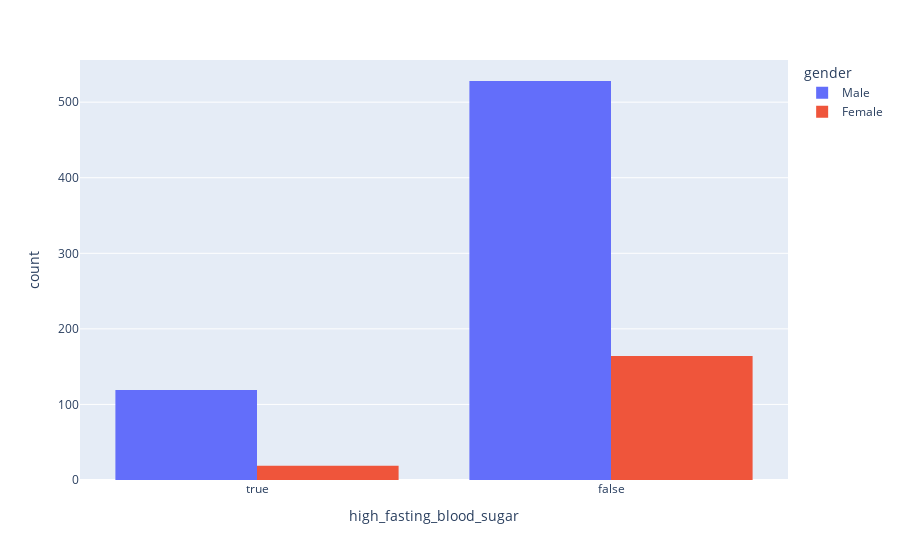

Write notebook code for a chart like this one.
### Code cell
fig = px.histogram(df, x='high_fasting_blood_sugar', color='gender', barmode='group')
fig.show()

### Figure 1 — Plotly figure (JSON) as saved in the notebook; plotly's stock layout.template omitted (floating-point values rounded to 4 significant figures; data arrays with more than 128 entries replaced by an {"elided": "..."} marker saying what was removed)
{"data": [{"alignmentgroup": "True", "bingroup": "x", "hovertemplate": "gender=Male<br>high_fasting_blood_sugar=%{x}<br>count=%{y}<extra></extra>", "legendgroup": "Male", "marker": {"color": "#636efa", "pattern": {"shape": ""}}, "name": "Male", "offsetgroup": "Male", "orientation": "v", "showlegend": true, "type": "histogram", "x": {"elided": "726 bool values"}, "xaxis": "x", "yaxis": "y"}, {"alignmentgroup": "True", "bingroup": "x", "hovertemplate": "gender=Female<br>high_fasting_blood_sugar=%{x}<br>count=%{y}<extra></extra>", "legendgroup": "Female", "marker": {"color": "#EF553B", "pattern": {"shape": ""}}, "name": "Female", "offsetgroup": "Female", "orientation": "v", "showlegend": true, "type": "histogram", "x": {"elided": "194 bool values"}, "xaxis": "x", "yaxis": "y"}], "layout": {"barmode": "group", "legend": {"title": {"text": "gender"}, "tracegroupgap": 0}, "margin": {"t": 60}, "xaxis": {"anchor": "y", "domain": [0, 1], "title": {"text": "high_fasting_blood_sugar"}}, "yaxis": {"anchor": "x", "domain": [0, 1], "title": {"text": "count"}}}}
